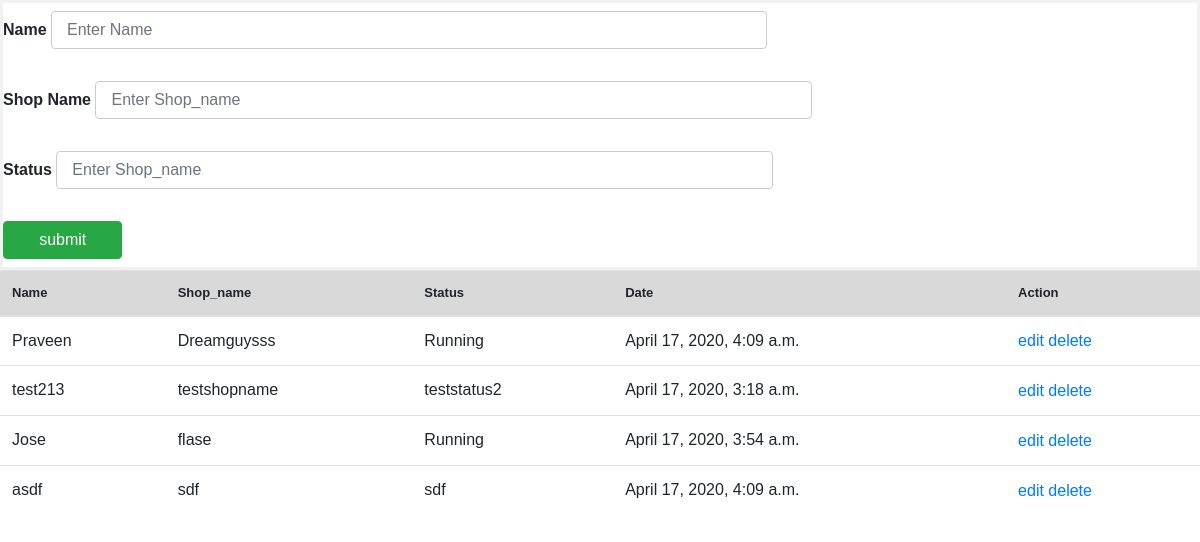
/home/, run on the app's committed database.
### test1/models.py (models this page shows)
class Status(models.Model):
    Name = models.CharField(max_length=50,null=True, help_text="Enter name")
    Shop_Name = models.CharField(max_length=100,null=True, help_text="Enter shop_name")
    Status = models.CharField(max_length=150,null=True, help_text="Enter status")
    Date = models.DateTimeField(auto_now=True)

### test1/views.py (the view, shortened to what this page needs)
# urls.py: path('home/',homepage,name='homepage'),
def homepage(request):
    mymod = Status.objects.all()
    context = {
        'tablelist':mymod
    }
    return render(request,'home.html',context)

### templates/home.html (shortened to what this page needs)
<!DOCTYPE html>
<html lang="en">
<head>
  <link rel="stylesheet" href="https://maxcdn.bootstrapcdn.com/bootstrap/4.4.1/css/bootstrap.min.css">
</head>
<body>
<form  method="post" action="{% url 'homepage' %}">
  <div class="form-group">
    <label for="nam"><b>Name</b></label>
    <input class="form-control" type="text" placeholder="Enter Name" name="nam"><br>
  </div>
    <div class="form-group">
    <label for="shp"><b>Shop Name</b></label>
    <input class="form-control" type="text" placeholder="Enter Shop_name" name="shp" ><br>
    </div>
    <div class="form-group">
      <label for="sts"><b>Status</b></label>
    <input class="form-control" type="text" placeholder="Enter Shop_name" name="sts"><br>
    </div>
    <button name="submit1" type="submit" class="btn btn-success">submit</button>
</form>
<table id="tb2" class="table table-hover" Style="width:100%;">
<thead style="background-color:#d9d9d9">
<tr style="font-size:13px;">
<th>Name</th>
<th>Shop_name</th>
<th>Status</th>
<th>Date</th>
    <th>Action</th>
</tr>
</thead>
    {% for i in tablelist %}
										<tr>
											<td>{{ i.Name }}</td>
											<td>{{ i.Shop_Name }}</td>
											<td>{{ i.Status }}</td>
                                            <td>{{ i.Date }}</td>
                                        <td class="table-action">
												<a id="{{ i.id }}" class="align-middle myeditdevid" href="javascript:" type="button">edit</a>
												<a id="{{ i.id }}" class="align-middle myaction" href="javascript:" type="button">delete</a>
											</td>
                                        </tr>
    {% endfor %}
</table>
</body>
</html>

### templates/home.html (style rules this page uses)
body { font-family: Arial, Helvetica, sans-serif; }
form { border: 3px solid #f1f1f1; }
input[type=text] { width: 60%; padding: 10px 15px; margin: 8px 0; display: inline-block; border: 1px solid #ccc; box-sizing: border-box; }
button { background-color: #4CAF50; color: white; padding: 14px 20px; margin: 8px 0; border: none; cursor: pointer; width: 10%; }

### data on the page
Status: Name "Praveen", Shop_Name "Dreamguysss", Status "Running", Date "April 17, 2020, 4:09 a.m."
Status: Name "test213", Shop_Name "testshopname", Status "teststatus2", Date "April 17, 2020, 3:18 a.m."
Status: Name "Jose", Shop_Name "flase", Status "Running", Date "April 17, 2020, 3:54 a.m."
Status: Name "asdf", Shop_Name "sdf", Status "sdf", Date "April 17, 2020, 4:09 a.m."
